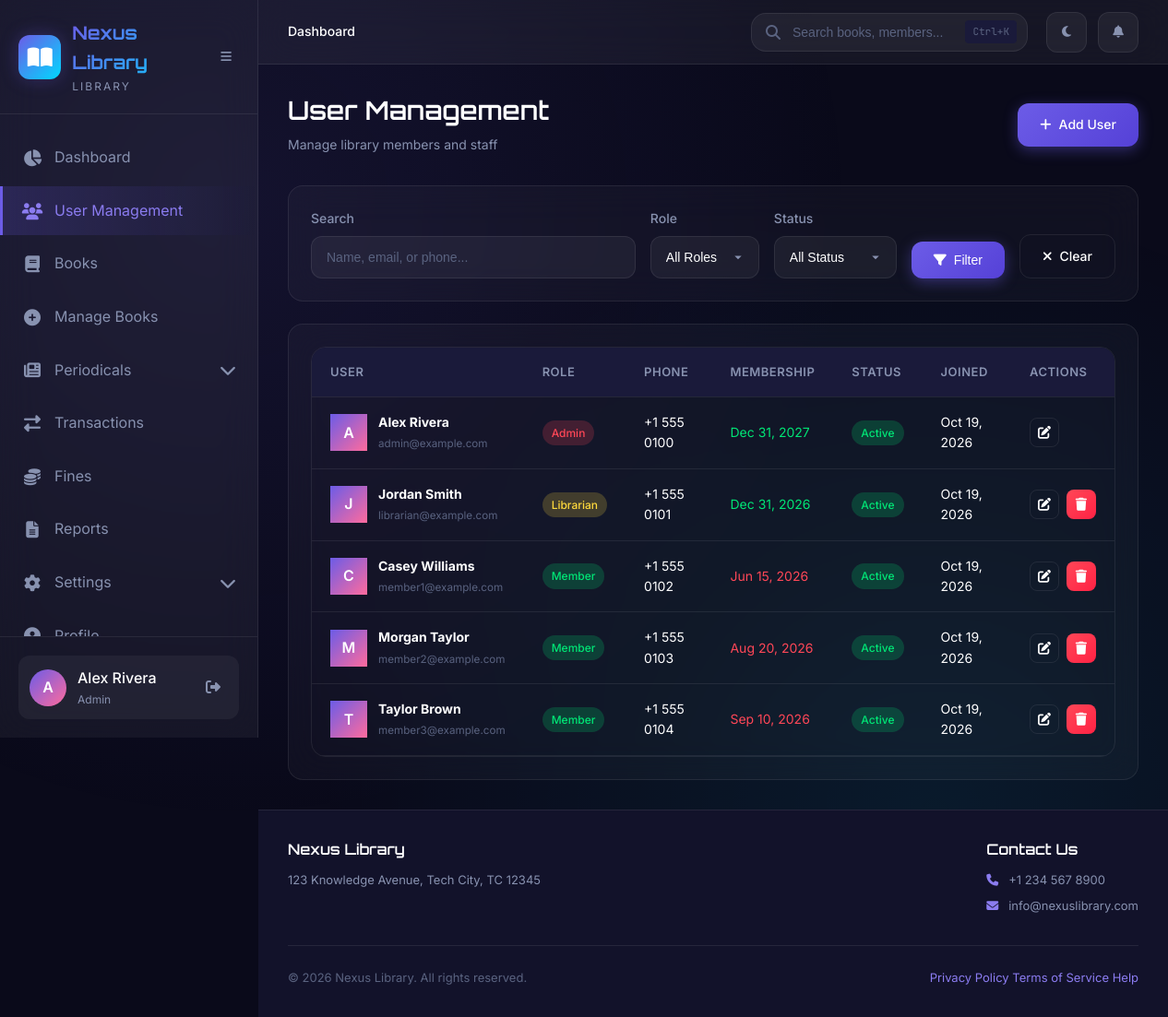
Screenshot of /admin/users/index.php (signed in) with the database file from the repository.
### tables this page shows
CREATE TABLE IF NOT EXISTS users (
    id INT PRIMARY KEY AUTO_INCREMENT,
    name VARCHAR(100) NOT NULL,
    email VARCHAR(100) NOT NULL UNIQUE,
    password VARCHAR(255) NOT NULL,
    role ENUM('admin', 'librarian', 'member') NOT NULL DEFAULT 'member',
    phone VARCHAR(20) DEFAULT NULL,
    address TEXT,
    membership_validity DATE DEFAULT NULL,
    borrow_limit INT DEFAULT 5,
    status ENUM('active', 'inactive', 'suspended') DEFAULT 'active',
    created_at TIMESTAMP DEFAULT CURRENT_TIMESTAMP,
    updated_at TIMESTAMP DEFAULT CURRENT_TIMESTAMP ON UPDATE CURRENT_TIMESTAMP
);

### config/db.php (called while the page is built, shortened)
<?php
$conn = new mysqli(DB_HOST, DB_USER, DB_PASS, DB_NAME);
$conn->set_charset("utf8mb4");
function sanitize($data) {
    global $conn;
    return htmlspecialchars(strip_tags(trim($conn->real_escape_string($data))));
}
function formatDate($date) {
    return date('M d, Y', strtotime($date));
}
?>

### admin/users/index.php (the view, shortened to what this page needs)
<?php
require_once __DIR__ . '/../../includes/header.php';
$search = sanitize($_GET['search'] ?? '');
$where = [];
$params = [];
$types = '';
$where_clause = !empty($where) ? 'WHERE ' . implode(' AND ', $where) : '';
$page = max(1, intval($_GET['page'] ?? 1));
$per_page = 15;
$offset = ($page - 1) * $per_page;
$query = "SELECT * FROM users $where_clause ORDER BY created_at DESC LIMIT $per_page OFFSET $offset";
if (!empty($params)) {
    $stmt = $conn->prepare($query);
    $stmt->bind_param($types, ...$params);
    $stmt->execute();
    $users = $stmt->get_result();
} else {
    $users = $conn->query($query);
}
?>
<div class="page-header">
    <div>
        <h1 class="page-title">User Management</h1>
        <p class="page-subtitle">Manage library members and staff</p>
    </div>
    <div class="page-actions">
        <a href="add.php" class="btn btn-primary">
            <i class="fas fa-plus"></i> Add User
        </a>
    </div>
</div>
<div class="card" style="margin-bottom: 24px;">
    <form method="GET" action="" style="display: flex; gap: 16px; flex-wrap: wrap; align-items: flex-end;">
        <div class="form-group" style="margin-bottom: 0; flex: 1; min-width: 200px;">
            <label class="form-label">Search</label>
            <input type="text" name="search" class="form-input" placeholder="Name, email, or phone..." value="<?php echo htmlspecialchars($search); ?>">
        </div>
        <div class="form-group" style="margin-bottom: 0;">
            <label class="form-label">Role</label>
            <select name="role" class="form-select">
                <option value="">All Roles</option>
            </select>
        </div>
        <div class="form-group" style="margin-bottom: 0;">
            <label class="form-label">Status</label>
            <select name="status" class="form-select">
                <option value="">All Status</option>
            </select>
        </div>
        <button type="submit" class="btn btn-primary">
            <i class="fas fa-filter"></i> Filter
        </button>
        <a href="index.php" class="btn btn-secondary">
            <i class="fas fa-times"></i> Clear
        </a>
    </form>
</div>
<div class="card">
    <div class="table-container">
        <table class="data-table" id="usersTable">
            <thead>
                <tr>
                    <th>User</th>
                    <th>Role</th>
                    <th>Phone</th>
                    <th>Membership</th>
                    <th>Status</th>
                    <th>Joined</th>
                    <th>Actions</th>
                </tr>
            </thead>
            <tbody>
                <?php if ($users->num_rows > 0): ?>
                    <?php while ($user = $users->fetch_assoc()): ?>
                        <tr>
                            <td>
                                <div style="display: flex; align-items: center; gap: 12px;">
                                    <div class="avatar-placeholder" style="width: 40px; height: 40px; font-size: 16px;">
                                        <?php echo strtoupper(substr($user['name'], 0, 1)); ?>
                                    </div>
                                    <div>
                                        <strong><?php echo htmlspecialchars($user['name']); ?></strong>
                                        <br><small class="text-muted"><?php echo htmlspecialchars($user['email']); ?></small>
                                    </div>
                                </div>
                            </td>
                            <td>
                                <?php
                                $role_colors = [
                                    'admin' => 'badge-danger',
                                    'librarian' => 'badge-warning',
                                    'member' => 'badge-success'
                                ];
                                ?>
                                <span class="badge <?php echo $role_colors[$user['role']]; ?>">
                                    <?php echo ucfirst($user['role']); ?>
                                </span>
                            </td>
                            <td><?php echo htmlspecialchars($user['phone'] ?? '-'); ?></td>
                            <td>
                                <?php if ($user['membership_validity']): ?>
                                    <?php
                                    $is_valid = strtotime($user['membership_validity']) > time();
                                    ?>
                                    <span class="<?php echo $is_valid ? 'text-success' : 'text-danger'; ?>">
                                        <?php echo formatDate($user['membership_validity']); ?>
                                    </span>
                                <?php else: ?>
                                    <span class="text-muted">-</span>
                                <?php endif; ?>
                            </td>
                            <td>
                                <?php
                                $status_colors = [
                                    'active' => 'badge-success',
                                    'inactive' => 'badge-secondary',
                                    'suspended' => 'badge-danger'
                                ];
                                ?>
                                <span class="badge <?php echo $status_colors[$user['status']]; ?>">
                                    <?php echo ucfirst($user['status']); ?>
                                </span>
                            </td>
                            <td><?php echo formatDate($user['created_at']); ?></td>
                            <td>
                                <div class="actions">
                                    <a href="edit.php?id=<?php echo $user['id']; ?>" class="btn btn-icon btn-secondary" title="Edit">
                                        <i class="fas fa-edit"></i>
                                    </a>
                                    <?php if ($user['id'] != $_SESSION['user_id']): ?>
                                        <a href="delete.php?id=<?php echo $user['id']; ?>" class="btn btn-icon btn-danger delete-btn" title="Delete" data-confirm="Are you sure you want to delete this user?">
                                            <i class="fas fa-trash"></i>
                                        </a>
                                    <?php endif; ?>
                                </div>
                            </td>
                        </tr>
                    <?php endwhile; ?>
                <?php endif; ?>
            </tbody>
        </table>
    </div>
</div>
<?php include __DIR__ . '/../../includes/footer.php'; ?>

### rows the page displays
users: name "A", name "Alex Rivera", email "admin@example.com", role "Admin", phone "+1 555 0100", membership_validity "Dec 31, 2027", status "Active", created_at "Oct 19, 2026"
users: name "J", name "Jordan Smith", email "librarian@example.com", role "Librarian", phone "+1 555 0101", membership_validity "Dec 31, 2026", status "Active", created_at "Oct 19, 2026"
users: name "C", name "Casey Williams", email "member1@example.com", role "Member", phone "+1 555 0102", membership_validity "Jun 15, 2026", status "Active", created_at "Oct 19, 2026"
users: name "M", name "Morgan Taylor", email "member2@example.com", role "Member", phone "+1 555 0103", membership_validity "Aug 20, 2026", status "Active", created_at "Oct 19, 2026"
users: name "T", name "Taylor Brown", email "member3@example.com", role "Member", phone "+1 555 0104", membership_validity "Sep 10, 2026", status "Active", created_at "Oct 19, 2026"

### other values shown
getLibraryName() "Nexus Library"
substr($user_name, 0, 1) "A"
$user_name "Alex Rivera"
$user_role "Admin"
getSetting('library_name', 'Nexus Library') "Nexus Library"
getSetting('library_address', 'Library Address') "123 Knowledge Avenue, Tech City, TC 12345"
getSetting('library_phone', 'N/A') "+1 234 567 8900"
getSetting('library_email', 'N/A') "info@nexuslibrary.com"
